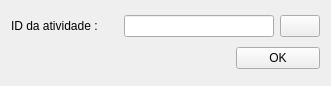
<?xml version="1.0" encoding="UTF-8"?>
<ui version="4.0">
 <class>Form</class>
 <widget class="QWidget" name="Form">
  <property name="geometry">
   <rect>
    <x>0</x>
    <y>0</y>
    <width>331</width>
    <height>86</height>
   </rect>
  </property>
  <property name="windowTitle">
   <string>Form</string>
  </property>
  <property name="styleSheet">
   <string notr="true"/>
  </property>
  <layout class="QGridLayout" name="gridLayout">
   <item row="0" column="0">
    <widget class="QLabel" name="label">
     <property name="text">
      <string>ID da atividade :</string>
     </property>
    </widget>
   </item>
   <item row="0" column="1" colspan="2">
    <layout class="QHBoxLayout" name="horizontalLayout">
     <item>
      <widget class="QLineEdit" name="activity_id_le"/>
     </item>
     <item>
      <widget class="QPushButton" name="extract_field_btn">
       <property name="text">
        <string/>
       </property>
      </widget>
     </item>
    </layout>
   </item>
   <item row="1" column="0" colspan="2">
    <spacer name="horizontalSpacer">
     <property name="orientation">
      <enum>Qt::Horizontal</enum>
     </property>
     <property name="sizeHint" stdset="0">
      <size>
       <width>219</width>
       <height>20</height>
      </size>
     </property>
    </spacer>
   </item>
   <item row="1" column="2">
    <widget class="QPushButton" name="ok_btn">
     <property name="text">
      <string>OK</string>
     </property>
    </widget>
   </item>
  </layout>
 </widget>
 <resources/>
 <connections/>
</ui>
